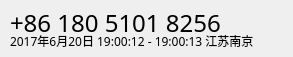
<?xml version="1.0" encoding="UTF-8"?>
<ui version="4.0">
 <class>RecordInfoWidget</class>
 <widget class="QWidget" name="RecordInfoWidget">
  <property name="geometry">
   <rect>
    <x>0</x>
    <y>0</y>
    <width>293</width>
    <height>57</height>
   </rect>
  </property>
  <property name="windowTitle">
   <string>RecordInfoWidget</string>
  </property>
  <widget class="QLabel" name="PhoneNumber">
   <property name="geometry">
    <rect>
     <x>10</x>
     <y>10</y>
     <width>273</width>
     <height>25</height>
    </rect>
   </property>
   <property name="font">
    <font>
     <family>等线</family>
     <pointsize>18</pointsize>
    </font>
   </property>
   <property name="text">
    <string>+86 180 5101 8256</string>
   </property>
  </widget>
  <widget class="QLabel" name="TimeLocal">
   <property name="geometry">
    <rect>
     <x>10</x>
     <y>35</y>
     <width>273</width>
     <height>12</height>
    </rect>
   </property>
   <property name="font">
    <font>
     <family>等线</family>
     <pointsize>9</pointsize>
    </font>
   </property>
   <property name="text">
    <string>2017年6月20日 19:00:12 - 19:00:13 江苏南京</string>
   </property>
  </widget>
 </widget>
 <resources/>
 <connections/>
</ui>
